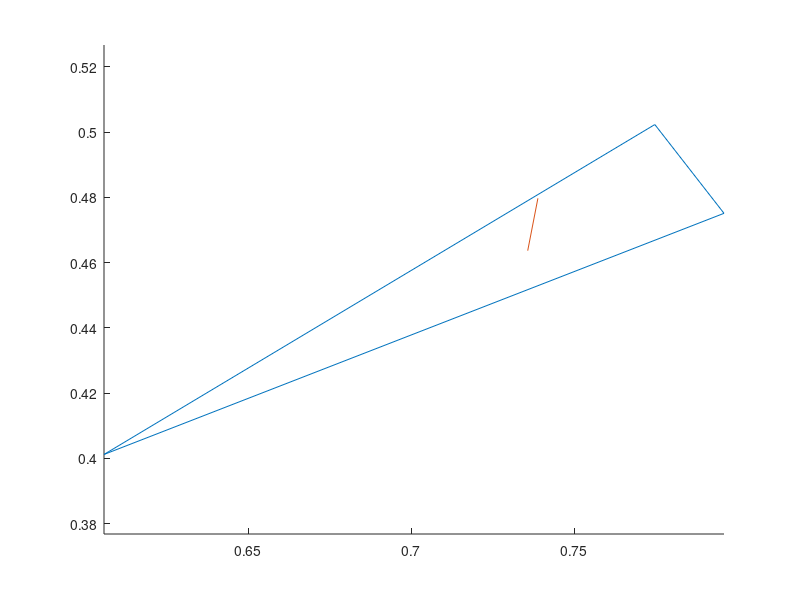

This figure's MATLAB source:
clear all
close all
clc

oPos = [0.735727,0.46366,0.110058];
pos = [0.738849,0.47971,0.11884];

% Triangle 269
v1 = [0.605839, 0.401189, 0.168516];
v2 = [0.774693, 0.502321, 0.0838178];
v3 = [0.795898, 0.475108, 0.126296];


allv = [v1;v2;v3];
meanv = mean(allv,1)
%     0.7255    0.4595    0.1262
maxxyz = max(allv)
%     0.7959    0.5023    0.1685
minxyz = min(allv)
%     0.6058    0.4012    0.0838

allv = [allv ; v1];

v = v2 - v1;
u = v3 - v1;
C = cross(v,u)

uv = dot(u,v)

%ray = [meanv-0.5*C; meanv+0.5*C]
ray = [oPos;pos];

figure(1)
hold on
plot3(allv(:,1),allv(:,2),allv(:,3));
plot3(ray(:,1),ray(:,2),ray(:,3));
hold off
axis equal


